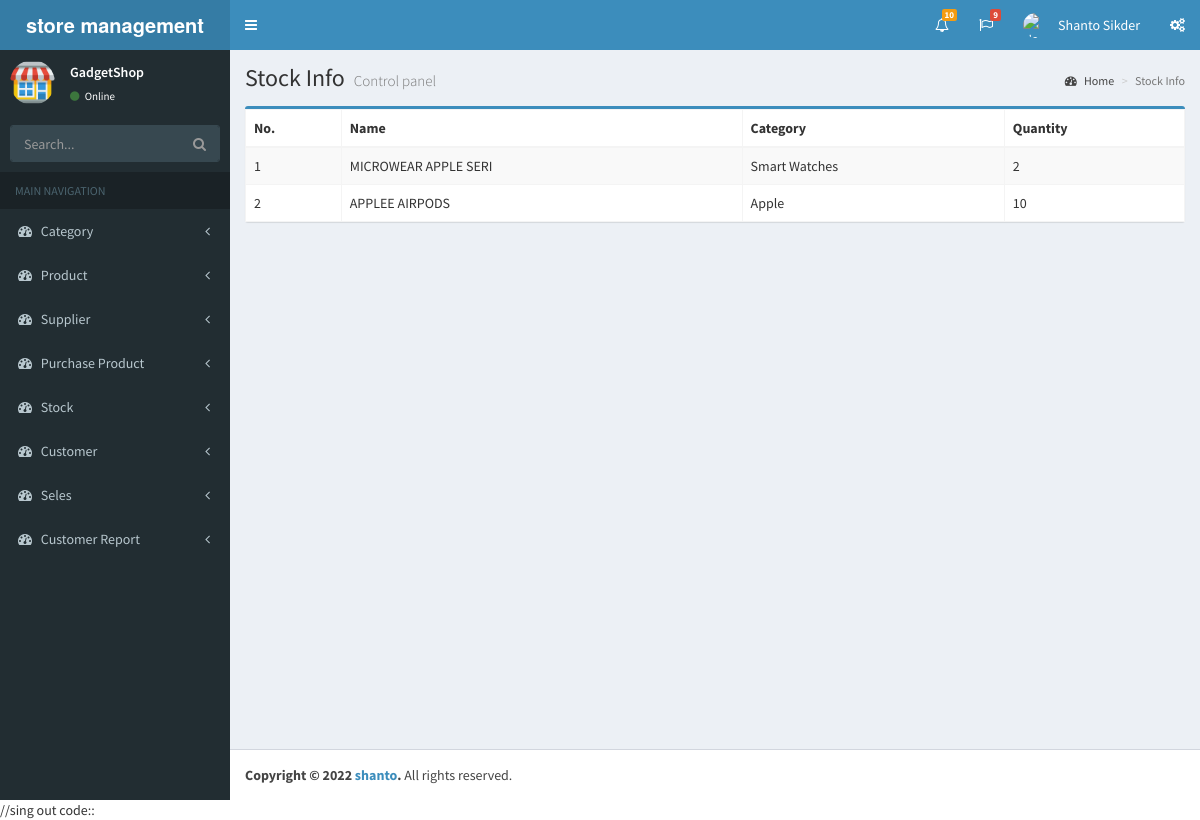
The app's page /stockinfo.php (signed in) with its own data.
### tables this page shows
CREATE TABLE `stock` (
  `id` int(11) NOT NULL,
  `product_id` int(11) NOT NULL,
  `category_id` int(11) NOT NULL,
  `quantity` int(11) NOT NULL,
  `selling_price` double(10,2) NOT NULL
);

CREATE TABLE `product` (
  `id` int(11) NOT NULL,
  `name` varchar(20) NOT NULL,
  `category_id` int(11) NOT NULL,
  `description` varchar(100) NOT NULL,
  `status` tinyint(4) NOT NULL
);

CREATE TABLE `category` (
  `id` int(11) NOT NULL,
  `name` varchar(50) NOT NULL,
  `status` tinyint(4) NOT NULL
);

### stockinfo.php (the view, shortened to what this page needs)
<?php
include('php/db_config.php');
$sql = "SELECT * FROM stock";
$data = $db->query($sql);
include('layout/header.php') ?>
<?php include('layout/sideber.php') ?>
<div class="content-wrapper">
    <section class="content-header">
        <h1>
            Stock Info
            <small>Control panel</small>
        </h1>
        <ol class="breadcrumb">
            <li><a href="dashboard.php"><i class="fa fa-dashboard"></i> Home</a></li>
            <li class="active">Stock Info</li>
        </ol>
    </section>
    <section class="content">
        <div class="row">
            <div class="col-md-12">
                <div class="box box-primary">
                    <table class="table table-striped table-bordered">
                        <thead>
                            <tr>
                                <th>No. </th>
                                <th>Name </th>
                                <th>Category </th>
                                <th>Quantity </th>
                            </tr>
                        </thead>
                        <tbody>
                            <?php while ($row = $data->fetch_object()) {  ?>
                                <tr>
                                    <td><?php echo $row->id; ?></td>
                                    <?php
                                    $productData = $db->query("SELECT * FROM product WHERE id = $row->product_id LIMIT 1");
                                    while ($prow = $productData->fetch_object()) {
                                    ?>
                                        <td><?php echo $prow->name; ?></td>
                                    <?php } ?>
                                    <?php
                                    $productData = $db->query("SELECT * FROM category WHERE id = $row->category_id LIMIT 1");
                                    while ($prow = $productData->fetch_object()) {
                                    ?>
                                        <td><?php echo $prow->name; ?></td>
                                    <?php } ?>
                                    <td><?php echo $row->quantity; ?></td>
                                </tr>
                            <?php } ?>
                        </tbody>
                    </table>
                </div>
            </div>
        </div>
    </section>
</div>
<?php include('layout/footer.php'); ?>

### records on screen
stock: id "1", quantity "2"
product: name "MICROWEAR APPLE SERI"
category: name "Smart Watches"
stock: id "2", quantity "10"
product: name "APPLEE AIRPODS"
category: name "Apple"
